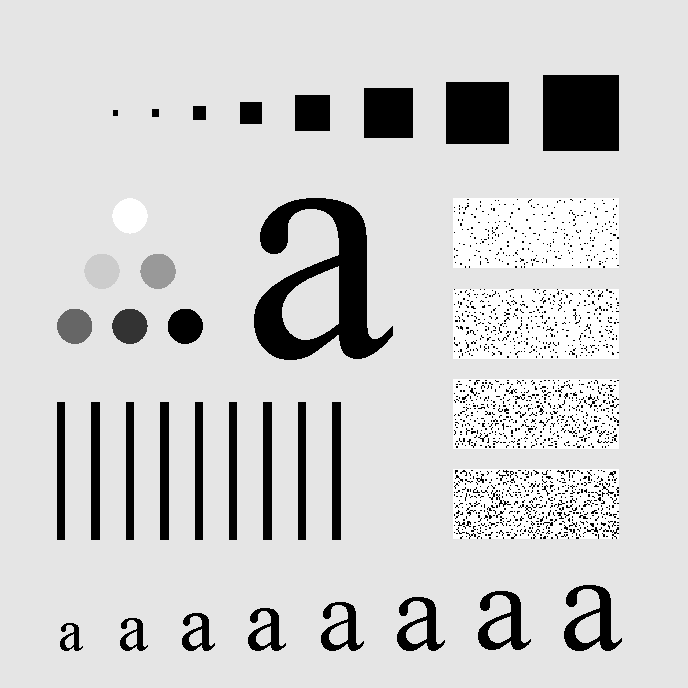
%> input picture Codes for Exercise 3/5.tif, 688 x 688 px
$ octave IdealHighpassFilter.m   (GNU Octave 9; MATLAB toolbox functions it lacks are replaced by stand-ins)
%> lines starting %> are read from the running program, lines starting %| are printed output that depends on the picture
%in barnamei baraye IDEAL HIGHPASS filter tasvir ast,
%BARAYE EJRAYE BARNAME HAME BARNAME RA ENTEKHAB KARDE(Ctrl+A & Ctrl+C)VA DAR Command
%Window MATLAB PASTE KONID VA MEGHDAR SHOAE D0 RA BEDAHID.
clc;
clear all;
close all;
%tasvire vorudi
Img_In=imread('5.tif');
%> Img_In is the input picture: size 688x688 uint8; min 0, max 255, mean 207.3
[M,N]=size(Img_In);
%> M = 688; N = 688
F=fft2(double(Img_In));

%ideal filter
D0=input('shoaae D0 ra vared konid: ');
%> the answer given: 3
X=0:(M-1);
%> X = 688 values from 0 to 687
Y=0:(N-1);
%> Y = 688 values from 0 to 687
xx=find(X>M/2);
%> xx = 343 values from 346 to 688
X(xx)=X(xx)-M;
yy=find(Y>N/2);
%> yy = 343 values from 346 to 688
Y(yy)=Y(yy)-N;
[v,u]=meshgrid(Y,X);
D=sqrt(u.^2+v.^2);
%highpass
E=double(D>D0);
ID=E.*F;
ID1=real(ifft2(double(1-ID)));
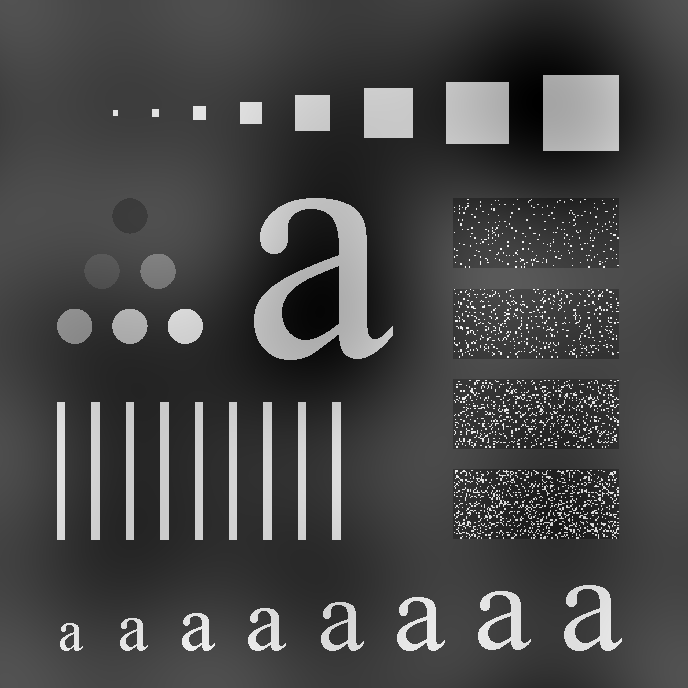
%> ID1: size 688x688 double; min -98.2, max 254.8, mean 0; drawn with min black and max white

%tarsime tasavir
figure(1);
subplot(1,2,1); imshow(Img_In);title('tasvire vorudi');
subplot(1,2,2);imshow(abs(ID1),[0 255]);title(['tasvire khoruji Ideal lowpass filter ba D0 = ' num2str(D0)]); % Displaying input and output image
%> after `imshow(abs(ID1),[0 255])`:
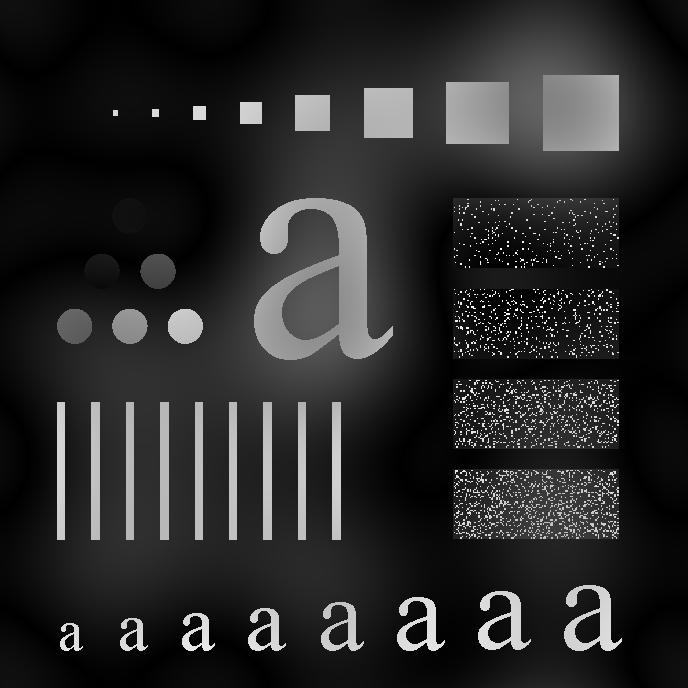
%> displayed picture: size 688x688, on the screen's scale of 0 to 255; min 0, max 255, mean 40.4
figure(2);
mesh(X,Y,E);
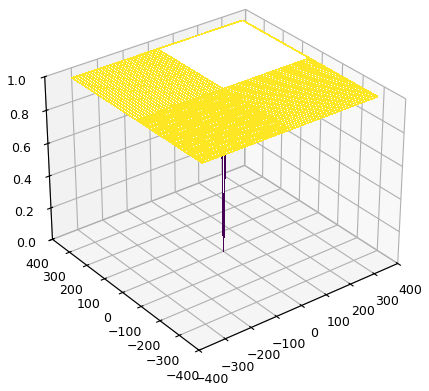
%> figure redrawn from the program's plot data

$ run again, with Codes for Exercise 3/6.tif copied over Codes for Exercise 3/5.tif
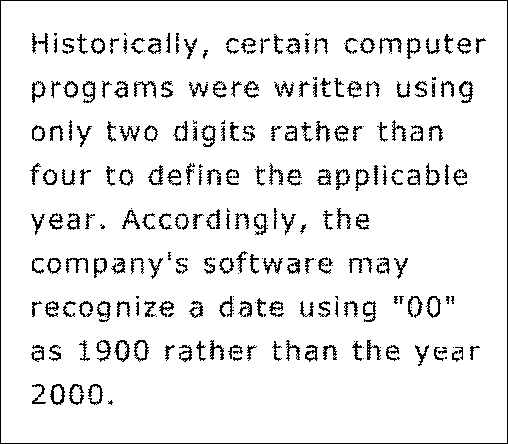
%> input picture Codes for Exercise 3/6.tif, 508 x 444 px
%> Img_In is the input picture: size 444x508 uint8; 92.1% white; black in thin lines or dots
%> `ID1=real(ifft2(double(1-ID)));`:
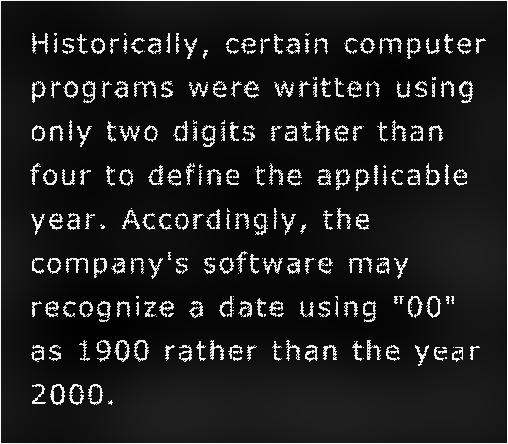
%> ID1: size 444x508 double; min -36.37, max 249.7, mean 0; drawn with min black and max white

$ run again, with Codes for Exercise 3/8.tif copied over Codes for Exercise 3/5.tif
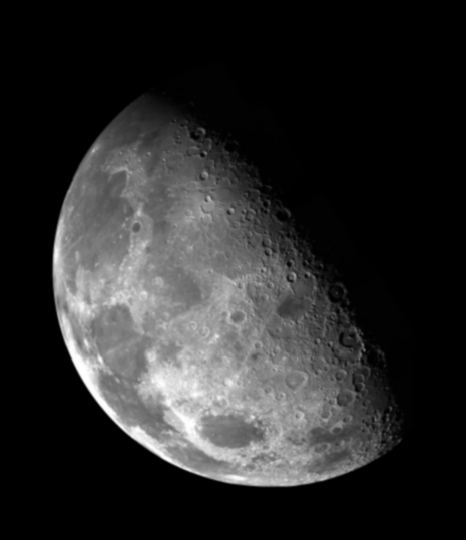
%> input picture Codes for Exercise 3/8.tif, 466 x 540 px
%> Img_In is the input picture: size 540x466 uint8; min 0, max 254, mean 42.7
%> `ID1=real(ifft2(double(1-ID)));`:
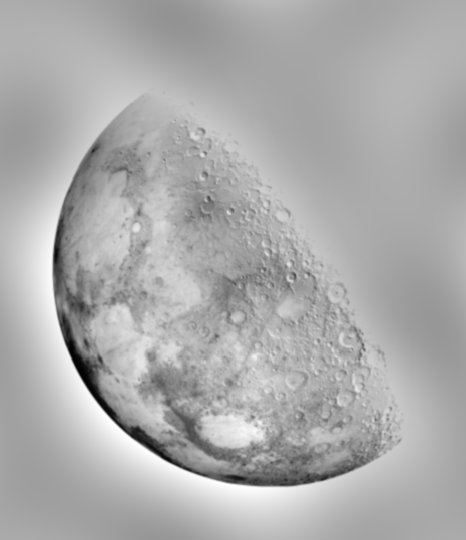
%> ID1: size 540x466 double; min -172.9, max 83.32, mean 0; drawn with min black and max white
%> `imshow(abs(ID1),[0 255])`:
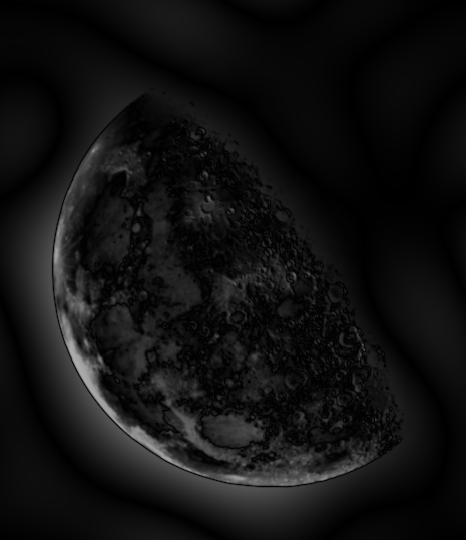
%> displayed picture: size 540x466, on the screen's scale of 0 to 255; min 0, max 173, mean 17.3
